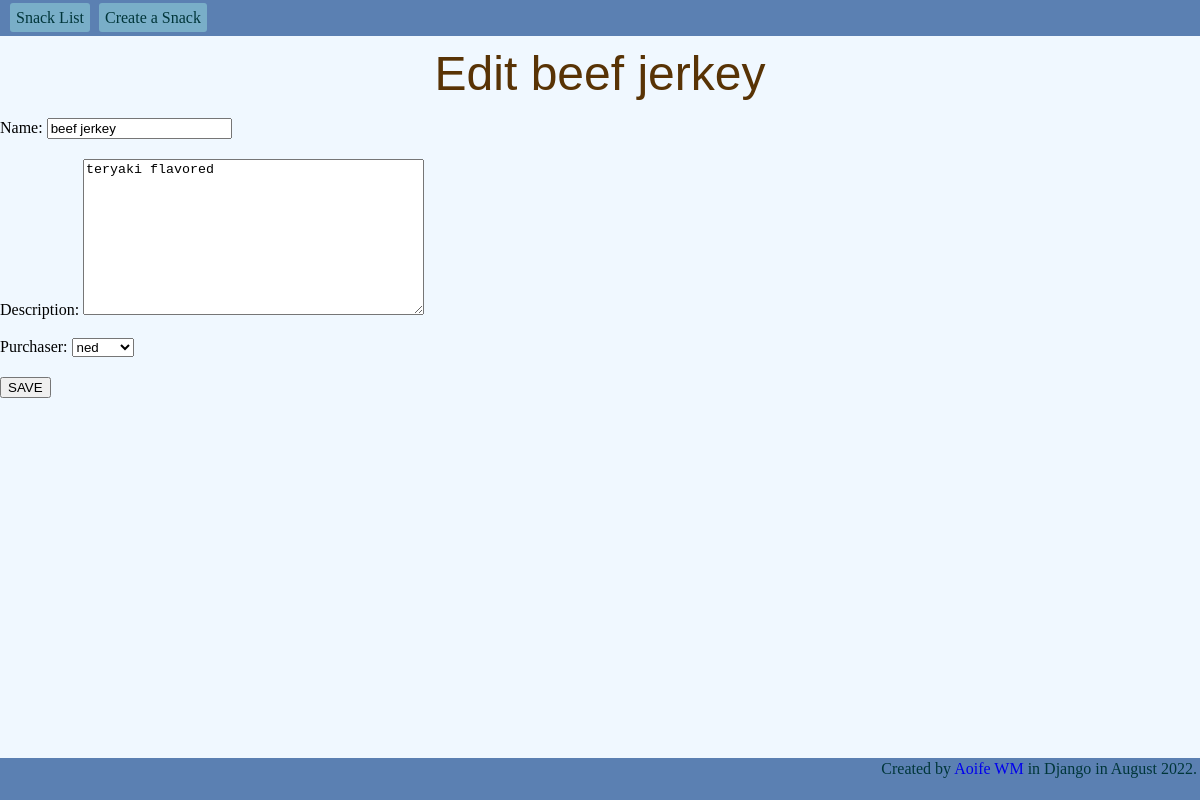
Screenshot of /3/update/ with the database file from the repository.
### snacks/models.py (models this page shows, shortened)
class Snack(models.Model):
    name = models.CharField(max_length=64)
    description = models.TextField(default=" ")
    purchaser = models.ForeignKey(get_user_model(), on_delete=CASCADE)

### snacks/views.py (the view)
# urls.py: path('<int:pk>/update/', SnackUpdateView.as_view(), name='snack_update'),
class SnackUpdateView(UpdateView):
    template_name = 'snack-update.html'
    model = Snack
    fields = ['name', 'description', 'purchaser']

### templates/snack-update.html (shortened to what this page needs)
{% extends 'base.html' %}
{% block header %}
    <h1>Edit {{ snack.name }}</h1>
{% endblock header %}
{% block body %}
  <form action="" method="POST">
    {{ form.as_p }}
    <input type="submit" value="SAVE">
  </form>
{% endblock body %}

### static/base.css (style rules this page uses)
html, body { width: 100%; height: 100%; margin: 0; background-color: aliceblue; }
body p { margin-bottom: 20px; }
h1 { margin-top: 50px; margin-bottom: 20px; text-align: center; font-size: 3rem; font-family: "Arial Black", Arial, sans-serif; color: #583305; }

### rows the page displays
Snack: name "beef jerkey", description "teryaki flavored", purchaser "ned"
